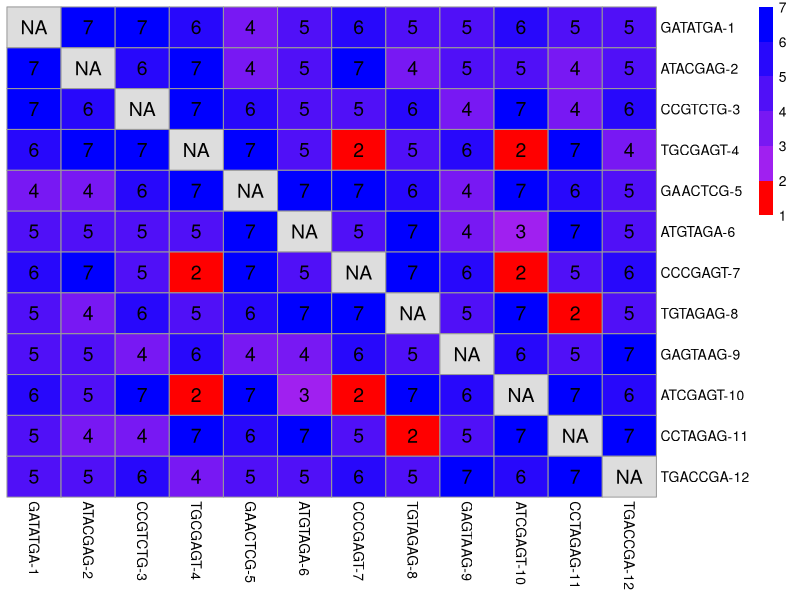
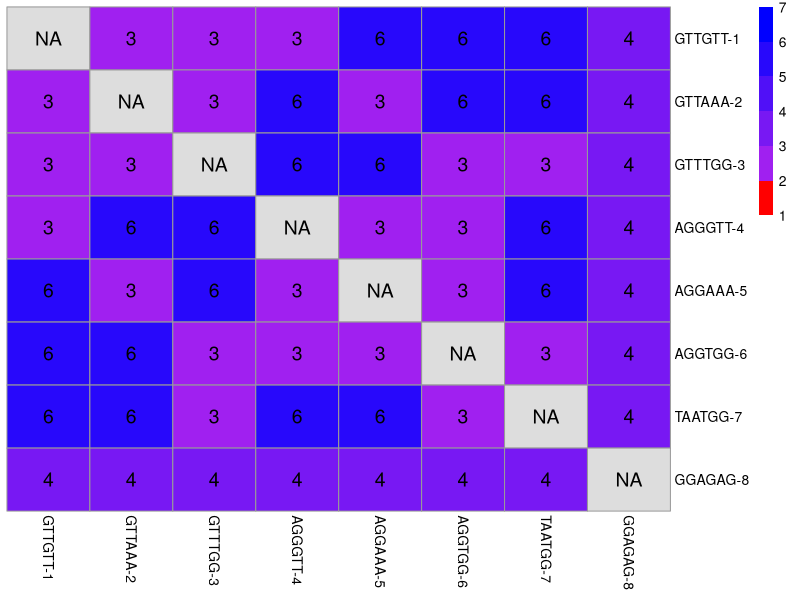

Write R code to recreate these figures, in order.

setwd("~/lustre/06-Human_cell_atlas/issues/barcodes")

# outer barcodes
outer_dist <- read.table("outer_barcodes_dist.txt", header = F, sep = "\t", stringsAsFactors = F)
dim(outer_dist)
colnames(outer_dist) <- c("cmp1", "cmp2", "distance")
outer_dist$cmp1 <- factor(outer_dist$cmp1, levels = unique(outer_dist$cmp1))
outer_dist$cmp2 <- factor(outer_dist$cmp2, levels = unique(outer_dist$cmp2))

library("reshape2")
outer_dist_MT <- acast(data = outer_dist, formula = cmp1 ~ cmp2, value.var = "distance")
diag(outer_dist_MT) <- NA

pdf("outer_barcodes_dist.pdf", width = 6, height = 6, useDingbats = F, onefile = F)
library("pheatmap")
pheatmap(mat = outer_dist_MT, cluster_rows = F, cluster_cols = F, color = c("red", colorRampPalette(c("purple", "blue"))(5)), breaks = 1:7, display_numbers = T, number_format = "%d", fontsize_number = 14, number_color = "black")
dev.off()

# inner barcodes
inner_dist <- read.table("inner_barcodes_dist.txt", header = F, sep = "\t", stringsAsFactors = F)
dim(inner_dist)
colnames(inner_dist) <- c("cmp1", "cmp2", "distance")
inner_dist$cmp1 <- factor(inner_dist$cmp1, levels = unique(inner_dist$cmp1))
inner_dist$cmp2 <- factor(inner_dist$cmp2, levels = unique(inner_dist$cmp2))

library("reshape2")
inner_dist_MT <- acast(data = inner_dist, formula = cmp1 ~ cmp2, value.var = "distance")
diag(inner_dist_MT) <- NA

pdf("inner_barcodes_dist.pdf", width = 6, height = 6, useDingbats = F, onefile = F)
library("pheatmap")
pheatmap(mat = inner_dist_MT, cluster_rows = F, cluster_cols = F, color = c("red", colorRampPalette(c("purple", "blue"))(5)), breaks = 1:7, display_numbers = T, number_format = "%d", fontsize_number = 14, number_color = "black")
dev.off()
